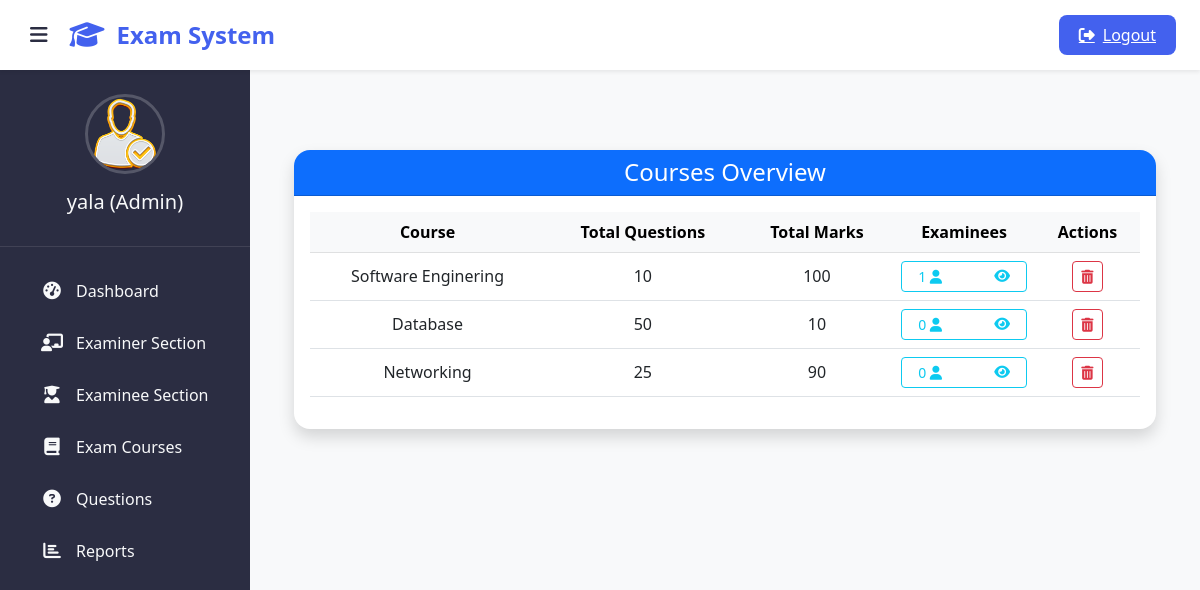
The app's page /admin-view-course (signed in), older data.
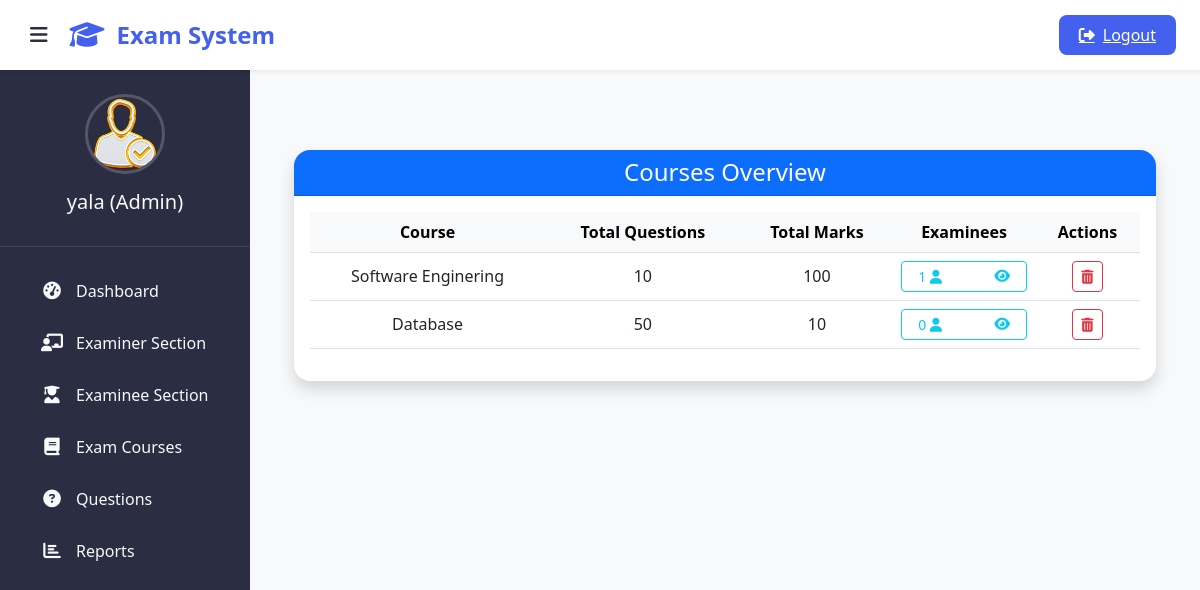
The same page, newer data.
### exam/models.py (models this page shows, shortened)
class Course(models.Model):
   course_name = models.CharField(max_length=50)
   question_number = models.PositiveIntegerField()
   total_marks = models.PositiveIntegerField()

### exam/views.py (the view)
# urls.py: path('admin-view-course', views.admin_view_course_view,name='admin-view-course'),
@login_required(login_url='adminlogin')
def admin_view_course_view(request):
    courses = models.Course.objects.annotate(examinee_count=Count('result'))
    return render(request,'exam/admin_view_course.html',{'courses':courses})

### templates/exam/admin_view_course.html
{% extends 'exam/adminbase.html' %}
{% load static %}
{% block content %}
<div class="container py-5">
  <div class="card shadow rounded-4 border-0">
    <div class="card-header bg-primary text-white rounded-top-4">
      <h4 class="mb-0 text-center">Courses Overview</h4>
    </div>
    <div class="card-body">
      <div class="table-responsive">
        <table class="table table-hover align-middle text-center">
          <thead class="table-light">
            <tr>
              <th scope="col">Course</th>
              <th scope="col">Total Questions</th>
              <th scope="col">Total Marks</th>
              <th scope="col">Examinees</th>
              <th scope="col">Actions</th>
            </tr>
          </thead>
          <tbody>
            {% for t in courses %}
              <tr>
                <td>{{ t.course_name }}</td>
                <td>{{ t.question_number }}</td>
                <td>{{ t.total_marks }}</td>
                <td>
                  <a href="{% url 'admin-view-examinees' t.id %}"
                     class="btn btn-outline-info btn-sm d-flex justify-content-between align-items-center px-3">
                    <span>{{ t.result_set.count }} <i class="fas fa-user"></i></span>
                    <i class="fas fa-eye"></i>
                  </a>
                </td>
                <td>
                  <a href="{% url 'delete-course' t.id %}"
                     class="btn btn-outline-danger btn-sm"
                     title="Delete Course">
                    <i class="fas fa-trash-alt"></i>
                  </a>
                </td>
              </tr>
            {% empty %}
              <tr>
                <td colspan="5" class="text-muted">No courses available.</td>
              </tr>
            {% endfor %}
          </tbody>
        </table>
      </div>
    </div>
  </div>
</div>
{% endblock content %}

Row changes from the older to the newer data that the page shows:
removed Course: course_name "Networking", question_number "25", total_marks "90", result_set.count "0"
